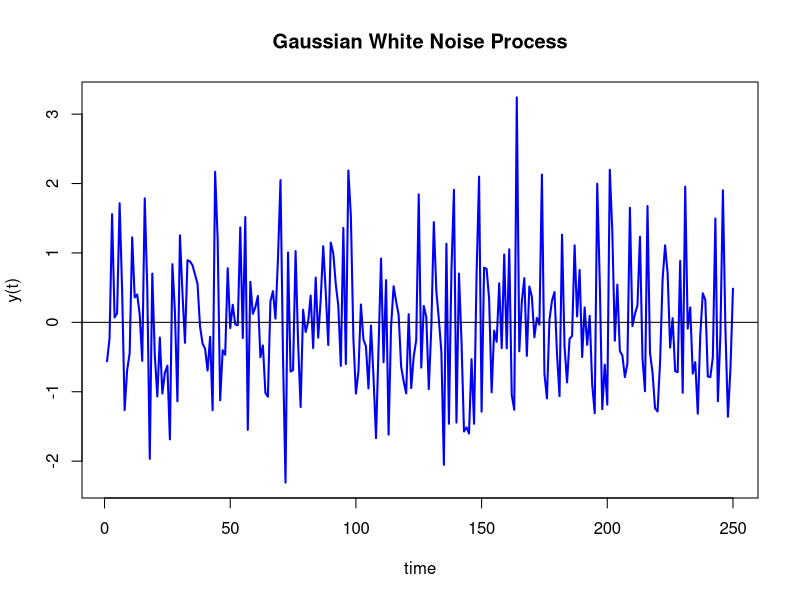
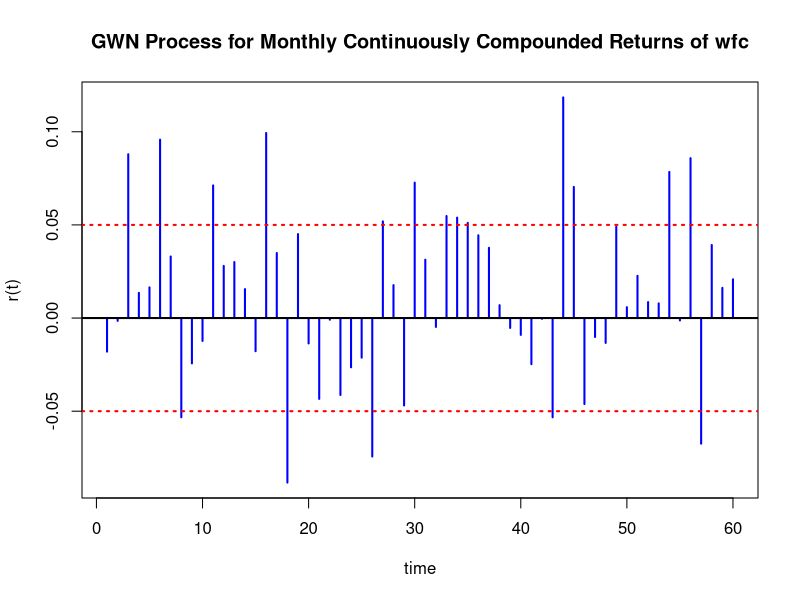
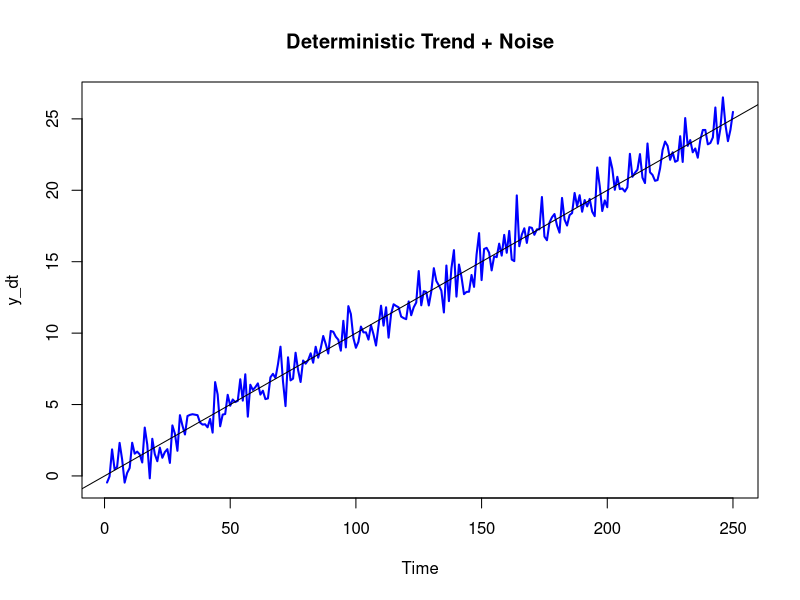
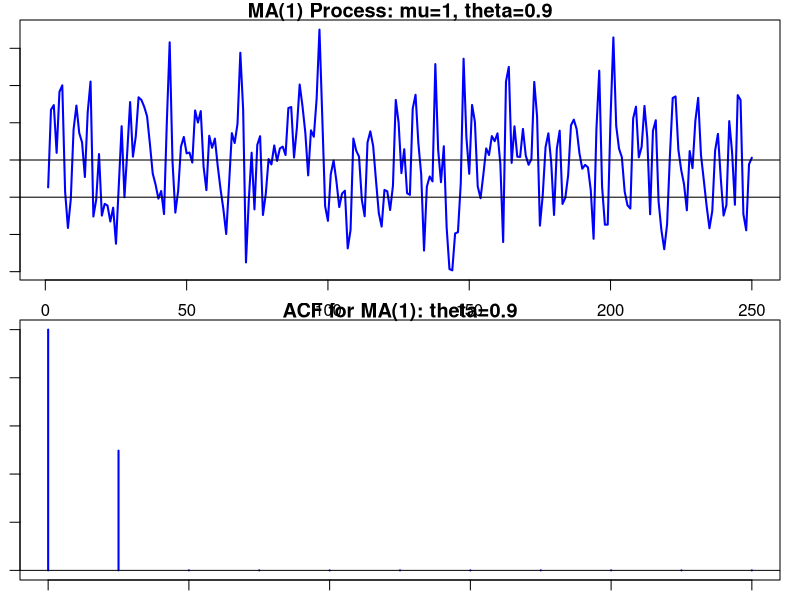
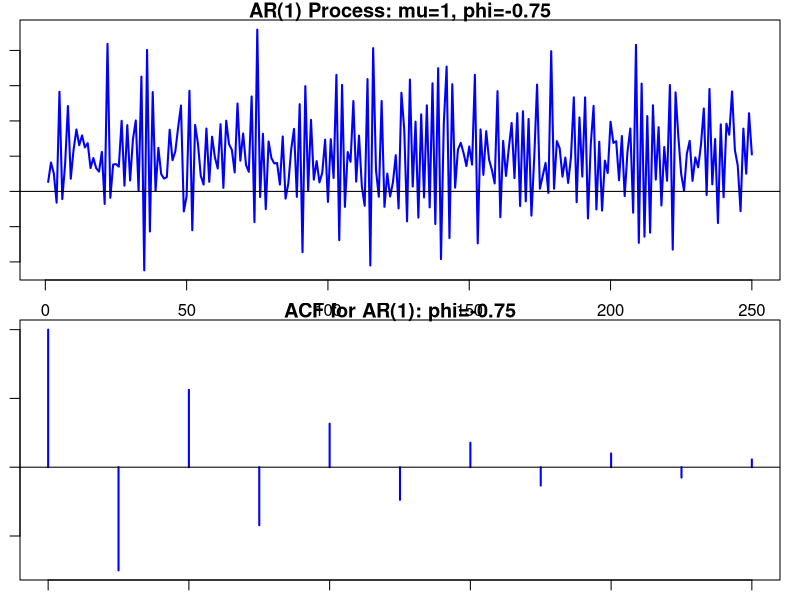
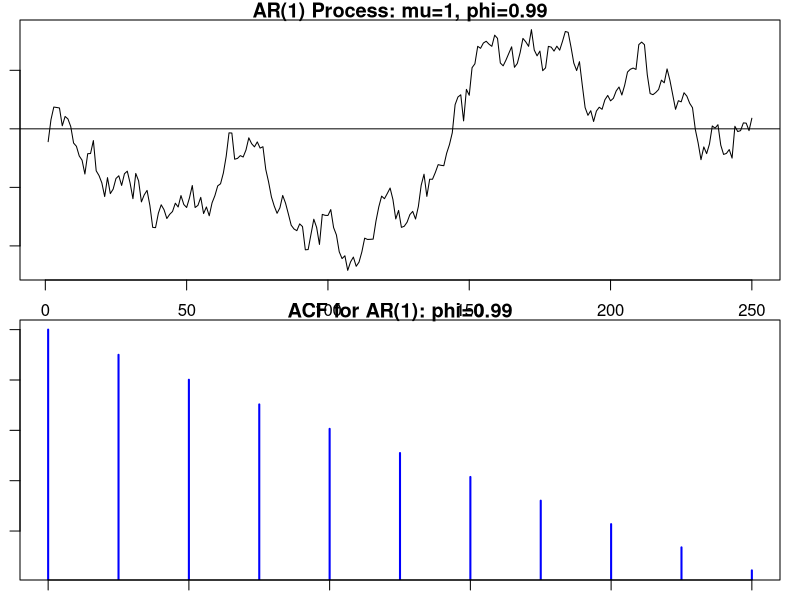
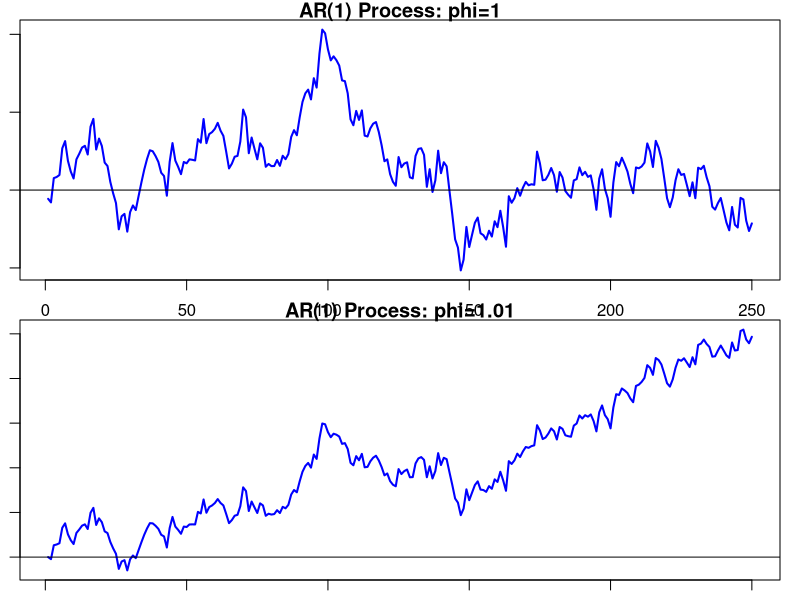
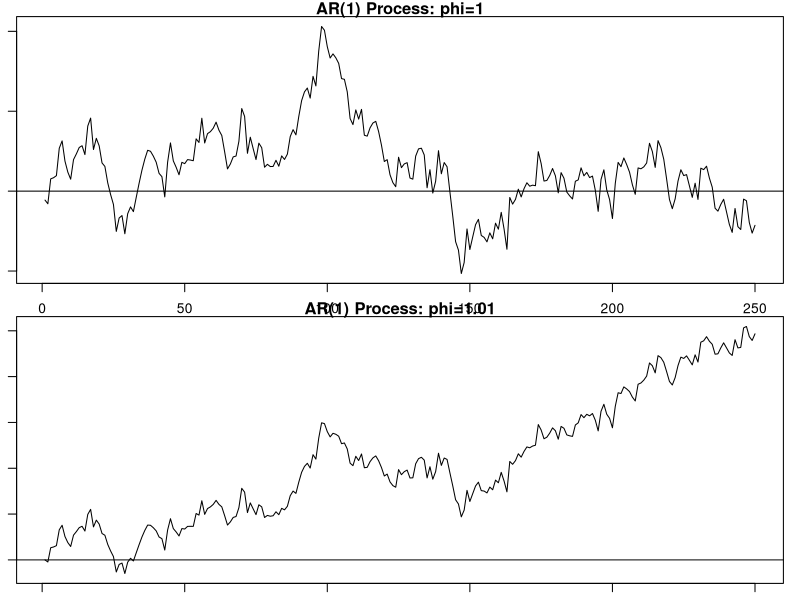

Here is the R script that generated these plots, in order:
## ---- chunk 1
#Select Chunk and package options @ http://yihui.name/knitr/options
knitr::opts_chunk$set(comment = NA, echo= FALSE, message = FALSE, fig.align='center', warning = FALSE,cache=FALSE)

## ---- chunk 2
options(digits=4, width=70)

set.seed(123)
y <- rnorm(250)
ts.plot(y,main="Gaussian White Noise Process",xlab="time",ylab="y(t)",
        col="blue", lwd=2)
abline(h=0)

## ---- chunk 3

set.seed(123)
y <- rnorm(60, mean=0.01, sd=0.05)
ts.plot(y,main="GWN Process for Monthly Continuously Compounded Returns of wfc",
        xlab="time",ylab="r(t)", col="blue", lwd=2, type="h")
abline(h=c(0,-0.05,0.05), lwd=2, lty=c("solid","dotted","dotted"), 
       col=c("black", "red", "red"))

#Deterministically trending process
set.seed(123)
e <- rnorm(250)
y_dt <-0.1*seq(250) + e
ts.plot(y_dt, lwd=2, col="blue", main="Deterministic Trend + Noise")
abline(a=0, b=0.1)

## ---- chunk 4
#theta =0.9
ma1_model <- list(ma=0.9)
mu <- 1
set.seed(123)
ma1_sim <- mu + arima.sim(model=ma1_model,n=250)
# ACF for MA(1) model
#The function ARMAacf() can be used to compute the theoretical autocorrelations,from the MA(1) model

ma1_acf <- ARMAacf(ar=0, ma=0.9, lag.max=10)
par <- par("mar")
par(mar=c(1,1,1,1))
par(mfrow=c(2,1))
ts.plot(ma1_sim,main="MA(1) Process: mu=1, theta=0.9",
xlab="time",ylab="y(t)", col="blue", lwd=2)
abline(h=c(0,1))

plot(0:10, ma1_acf,type="h", col="blue", lwd=2,
main="ACF for MA(1): theta=0.9",xlab="lag",ylab="rho(j)")
abline(h=0)
par(mfrow=c(1,1))

# simulate AR(1) process: phi = -0.75
ar1.model = list(ar=-0.75)
mu = 1
set.seed(123)
ar1.sim = mu + arima.sim(model=ar1.model,n=250)

# ACF for AR(1) model
ar1.acf = ARMAacf(ar=-0.75, ma=0, lag.max=10)

par(mfrow=c(2,1))
ts.plot(ar1.sim,main="AR(1) Process: mu=1, phi=-0.75",col="blue", lwd=2,
xlab="time",ylab="y(t)")
abline(h=0)
plot(0:10, ar1.acf,type="h", col="blue", lwd=2,
main="ACF for AR(1): phi=-0.75",xlab="lag",ylab="rho(j)")
abline(h=0)

par(mfrow=c(1,1))



# simulate AR(1) process: phi = 0.99
ar1.model = list(ar=0.99)
mu = 1
set.seed(123)
ar1.sim = mu + arima.sim(model=ar1.model,n=250)

# ACF for AR(1) model
ar1.acf = ARMAacf(ar=0.99, ma=0, lag.max=10)

par(mfrow=c(2,1))
ts.plot(ar1.sim,main="AR(1) Process: mu=1, phi=0.99",
xlab="time",ylab="y(t)")
abline(h=0)
plot(0:10, ar1.acf,type="h", col="blue", lwd=2,
main="ACF for AR(1): phi=0.99",xlab="lag",ylab="rho(j)")
abline(h=0)
par(mfrow=c(1,1))

# simulate AR(1) process: phi = 1
set.seed(123)
ar1.sim = cumsum(rnorm(250))

# simulate AR(1) process: phi > 1
set.seed(123)
phi = 1.01
e = rnorm(250)
y = rep(0,250)
for (i in 2:250) {
  y[i] = phi*y[i-1] + e[i]
}

par(mfrow=c(2,1))
ts.plot(ar1.sim,main="AR(1) Process: phi=1",
xlab="time",ylab="y(t)",lwd=2, col="blue")
abline(h=0)
ts.plot(y,main="AR(1) Process: phi=1.01",
xlab="time",ylab="y(t)", lwd=2, col="blue")
abline(h=0)
par(mfrow=c(1,1))

# do same plot but use layout() function
layout(matrix(c(1,2,1,2), 2, 2))
ts.plot(ar1.sim,main="AR(1) Process: phi=1",
xlab="time",ylab="y(t)")
abline(h=0)
ts.plot(y,main="AR(1) Process: phi=1.01",
xlab="time",ylab="y(t)")
abline(h=0)


